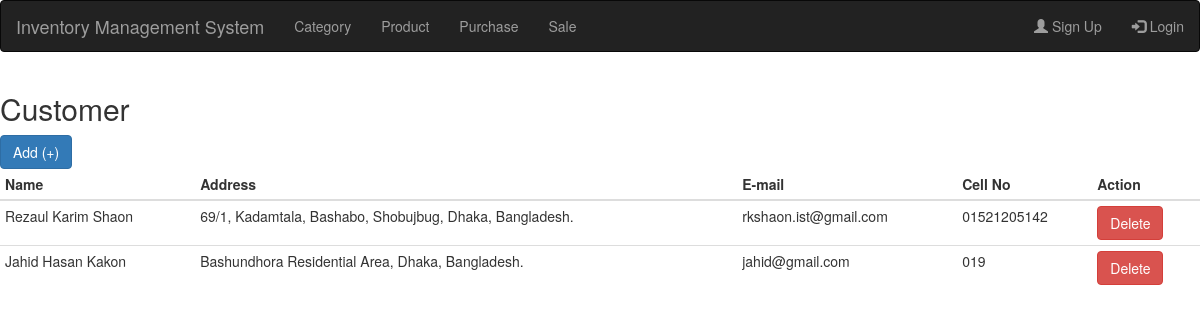
Before: /user/customer with the older database file.
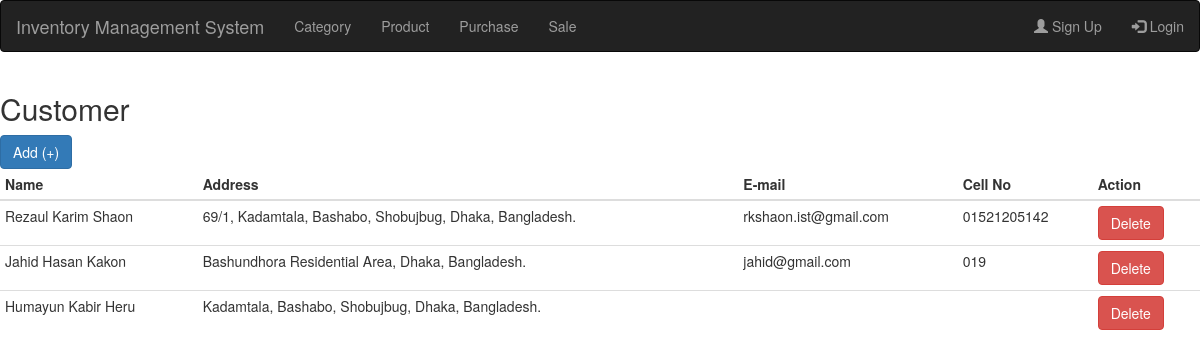
After: the same page with the newer database file.
### ims_user/models.py (models this page shows, shortened)
class Customer(models.Model):
    name = models.CharField(max_length=200, blank=False, null=False)
    address = models.TextField(blank=True, null=True)
    email = models.EmailField(blank=True, null=True)
    cell = models.CharField(max_length=500, null=True, blank=True)
    is_deleted = models.BooleanField(default=False)
    added_date_time = models.DateTimeField(auto_now_add=True)

### ims_user/views.py (the view)
# urls.py: path('customer', views.customer_list, name='customer_list'),
def customer_list(request):
    customers = Customer.objects.all()
    context = {
        'customers': customers,
    }
    return render(request, 'customer_list.html', context)

### templates/customer_list.html
{% load static %}
{% include 'base.html' %}
{% block body %}
<h2>Customer</h2>
<a class="btn btn-primary" href="{% url 'customer_add' %}">Add (+)</a>
<table class="table table-condensed">
    <thead>
        <tr>
            <th>Name</th>
            <th>Address</th>
            <th>E-mail</th>
            <th>Cell No</th>
            <th>Action</th>
        </tr>
    </thead>
    <tbody>
        {% for customer in customers %}
        <tr>
            <td>{{ customer.name }}</td>
            <td>{{ customer.address }}</td>
            <td>{{ customer.email }}</td>
            <td>{{ customer.cell }}</td>
            <td><button type="button" class="btn btn-danger">Delete</button></td>
        </tr>
        {% endfor %}
    </tbody>
</table>
{% endblock %}

Changed rows visible on the page:
added Customer: name "Humayun Kabir Heru", address "Kadamtala, Bashabo, Shobujbug, Dhaka, Bangladesh."
